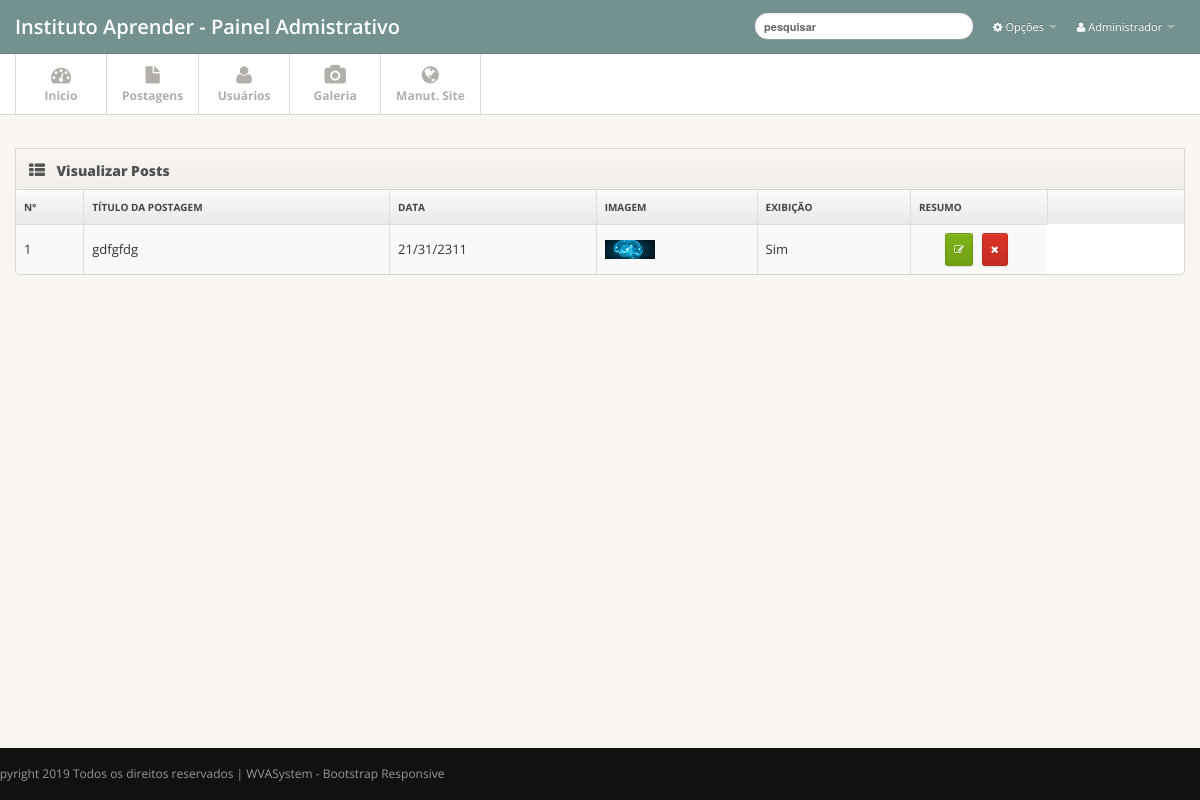
The app's page /admin/home.php?acao=ver-galeria (signed in) with its own data.
### tables this page shows
CREATE TABLE IF NOT EXISTS `tb_galeria` (
  `id` int(11) NOT NULL AUTO_INCREMENT,
  `titulo` varchar(255) NOT NULL,
  `data` varchar(12) NOT NULL,
  `imagem` varchar(255) NOT NULL,
  `exibir` varchar(5) NOT NULL,
  PRIMARY KEY (`id`)
);

### admin/pages/ver-galeria.php (the view, shortened to what this page needs)
<div class="main">
  <div class="main-inner">
    <div class="container">
     <div class="row">
            <div class="span12">
	      		<div class="widget widget-table action-table">
            <div class="widget-header"> <i class="icon-th-list"></i>
              <h3>Visualizar Posts</h3>
            </div>
            <div class="widget-content">
              <table class="table table-striped table-bordered">
                <thead>
                  <tr>
                    <th> Nº</th>
                    <th> Título da Postagem </th>
                    <th> Data</th>
                    <th> Imagem</th>
                    <th> Exibição</th>
                    <th> Resumo</th>
                    <th class="td-actions"> </th>
                  </tr>
                </thead>
                <tbody>
<?PHP
if(isset($pg)){ $pg = $_GET['pg'];}else{ $pg = 1;}
if(isset($_POST['palavra-busca'])){
	$quantidade = 10000;
}else{
	$quantidade = 10;
}
$inicio = ($pg*$quantidade) - $quantidade;
if(isset($_POST['palavra-busca'])){
	$busca = addslashes($_POST['palavra-busca']);
	$select = "SELECT * from tb_galeria WHERE titulo LIKE '%$busca%' ORDER BY id DESC LIMIT $inicio, $quantidade";
}else{
	$select = "SELECT * from tb_galeria ORDER BY id DESC LIMIT $inicio, $quantidade";
}
$contagem =$inicio + 1;
		try{
			$result = $conexao->prepare($select);
			$result->execute();
			$contar = $result->rowCount();
			if($contar>0){
				while($mostra = $result->FETCH(PDO::FETCH_OBJ)){
?>
                  <tr>
                  	<td><?php echo $contagem++;?></td>
                    <td> <?php echo $mostra->titulo;?> </td>
                    <td> <?php echo $mostra->data;?> </td>
                    <td><img src="../upload/galeria/<?php echo $mostra->imagem;?>" width="50"/></td>
                    <td><?php echo $mostra->exibir;?></td>
                    <td class="td-actions"><a href="home.php?acao=editar-postagem&id=<?php echo $mostra->id;?>" class="btn btn-small btn-success"><i class="btn-icon-only icon-edit"> </i></a>
                    <a href="home.php?acao=ver-galeria&pg=<?php echo $pg;?>&delete=<?php echo $mostra->id;?>" class="btn btn-danger btn-small"  onClick="return confirm('Deseja realmente exluir a imagem?')"><i class="btn-icon-only icon-remove"> </i></a></td>
                  </tr>
<?php
}
			}else{
				echo '<div class="alert alert-danger">
                      <button type="button" class="close" data-dismiss="alert">×</button>
                      <strong>Aviso!</strong> Não há fotos cadastradas em nosso banco de dados ou a página não existe.
                </div>';
			}
		}catch(PDOException $e){
			echo $e;
		}
?>
                </tbody>
              </table>
            </div>
          </div>
      		</div>
    </div>
        </div>
      </div>
    </div>

### admin/includes/topo.php (shortened to what this page needs)
<div class="navbar navbar-fixed-top">
  <div class="navbar-inner">
    <div class="container"> <a class="brand" href="home.php">Instituto Aprender - Painel <?php if($nivelLogado == 0){echo "do Usuario";}else if($nivelLogado == 1){echo "Admistrativo";}?></a>
      <div class="nav-collapse">
        <ul class="nav pull-right">
          <li class="dropdown"><a href="#" class="dropdown-toggle" data-toggle="dropdown"><i
                            class="icon-cog"></i> Opções <b class="caret"></b></a>
          </li>
          <li class="dropdown"><a href="#" class="dropdown-toggle" data-toggle="dropdown"><i
                            class="icon-user"></i> <?php echo $nomeLogado;?> <b class="caret"></b></a>
          </li>
        </ul>
        <?php if($nivelLogado==1){?>
        <form action="home.php?acao=ver-postagens" method="post" enctype="multipart/form-data" class="navbar-search pull-right">
          <input type="text" class="search-query" name="palavra-busca" placeholder="pesquisar">
        </form>
        <?php }?>
      </div>
    </div>
  </div>
</div>
<div class="subnavbar">
  <div class="subnavbar-inner">
    <div class="container">
<?php if(isset($_GET['acao'])){	$acao = $_GET['acao'];}else{$acao ='home';}?>
      <ul class="mainnav">
      <li <?php if($acao =="welcome" || ($acao =="home")){echo 'class="active"';}?>><a href="home.php"><i class="icon-dashboard"></i><span>Inicio</span> </a> </li>
        <?php if($nivelLogado ==1){?>
        <li class="<?php if($acao =="ver-postagens" || ($acao =="cad-postagem")){echo "active";}?> dropdown"><a href="javascript:;" class="dropdown-toggle" data-toggle="dropdown"> <i class="icon-file"></i><span>Postagens</span> <b class="caret"></b></a>
        </li>
        <li class="dropdown"><a href="javascript:;" class="dropdown-toggle" data-toggle="dropdown"> <i class="icon-user"></i><span>Usuários</span> <b class="caret"></b></a>
        </li>
        <li class="dropdown"><a href="javascript:;" class="dropdown-toggle" data-toggle="dropdown"> <i class="icon-camera"></i><span>Galeria</span> <b class="caret"></b></a>
        </li>
        <li><a href="#"><i class="icon-globe"></i><span>Manut. Site</span> </a></li>
        <li></li>
      </ul>
      <?php }?>
    </div>
  </div>
</div>

### admin/css/style.css (style rules this page uses)
body { background: #f9f6f1; font: 13px/1.7em 'Open Sans'; }
input, button, select, textarea { font-family: 'Open Sans'; }
.btn-icon-only { padding-right: 3px; padding-left: 3px; }
.table td { vertical-align: middle; }
.table-bordered th { background: #E9E9E9; background:-moz-linear-gradient(top, #FAFAFA 0%, #E9E9E9 100%); background:-webkit-gradient(linear, left top, left bottom, color-stop(0%,#FAFAFA), color-stop(100%,#E9E9E9)); background:-webkit-linear-gradient(top, #FAFAFA 0%,#E9E9E9 100%); background:-o-linear-gradient(top, #FAFAFA 0%,#E9E9E9 100%); background:-ms-linear-gradient(top, #FAFAFA 0%,#E9E9E9 100%); background:linear-gradient(top, #FAFAFA 0%,#E9E9E9 100%); filter: progid:DXImageTransform.Microsoft.gradient(startColorstr='#FAFAFA', endColorstr='#E9E9E9'); -ms-filter: "progid:DXImageTransform.Microsoft.gradient(startColorstr='#FAFAFA', endColorstr='#E9E9E9')"; font-size: 10px; color: #444; text-transform: uppercase; }
.navbar .container { position: relative; }
.navbar-inner { padding: 7px 0; background: #73928f !important; -moz-border-radius: 0; -webkit-border-radius: 0; border-radius: 0; }
.navbar-fixed-top { position: static; }
.navbar .nav a { font-size: 11px; }
.navbar .nav>li>a { color:#fff !important; }
.navbar .brand { font-weight: 600; position: relative; top: 2px; }
.navbar .search-query { background-color: #444; width: 150px; font-size: 11px; font-weight: bold; }
.navbar-search .search-query { background:#fff; border:0; color:#fff; line-height:normal; }
.subnavbar { margin-bottom: 2.5em; }
.subnavbar-inner { height: 60px; background: #fff; border-bottom: 1px solid #d6d6d6; }
.subnavbar .container > ul { display: inline-block; height: 80px; padding: 0; margin: 0; }
.subnavbar .container > ul > li { float: left; min-width: 90px; height: 60px; padding: 0; margin: 0; text-align: center; list-style: none; border-left: 1px solid #d9d9d9; }
.subnavbar .container > ul > li > a { display: block; height: 100%; padding: 0 15px; font-size: 12px; font-weight: bold; color: #b2afaa; }
.subnavbar .container > ul > li > a > i { display: inline-block; width: 24px; height: 24px; margin-top: 11px; margin-bottom: -3px; font-size: 20px; }
.subnavbar .container > ul > li > a > span { display: block; }
.subnavbar .caret { margin-top: 4px; border-top-color: white; border-bottom-color: white; }
.main { padding-bottom: 2em; }
.widget { position: relative; clear: both; width: auto; margin-bottom: 2em; overflow: hidden; }
.widget-header { position: relative; height: 40px; line-height: 40px; background: #f9f6f1; background:-moz-linear-gradient(top, #f9f6f1 0%, #f2efea 100%); background:-webkit-gradient(linear, left top, left bottom, color-stop(0%,#f9f6f1), color-stop(100%,#f2efea)); background:-webkit-linear-gradient(top, #f9f6f1 0%,#f2efea 100%); background:-o-linear-gradient(top, #f9f6f1 0%,#f2efea 100%); background:-ms-linear-gradient(top, #f9f6f1 0%,#f2efea 100%); background:linear-gradient(top, #f9f6f1 0%,#f2efea 100%); filter: progid:DXImageTransform.Microsoft.gradient(startColorstr='#f9f6f1', endColorstr='#f2efea'); -ms-filter: "progid:DXImageTransform.Microsoft.gradient(startColorstr='#f9f6f1', endColorstr='#f2efea')"; border: 1px solid #d6d6d6; -webkit-background-clip: padding-box; }
.widget-header h3 { position: relative; top: 2px; left: 10px; display: inline-block; margin-right: 3em; font-size: 14px; font-weight: 800; color: #525252; line-height: 18px; text-shadow: 1px 1px 2px rgba(255,255,255,.5); }
.widget-header [class^="icon-"], .widget-header [class*=" icon-"] { display: inline-block; margin-left: 13px; margin-right: -2px; font-size: 16px; color: #555; vertical-align: middle; }
.widget-content { padding: 20px 15px 15px; background: #FFF; border: 1px solid #D5D5D5; -moz-border-radius: 5px; -webkit-border-radius: 5px; border-radius: 5px; }
.widget-header+.widget-content { border-top: none; -webkit-border-top-left-radius: 0; -webkit-border-top-right-radius: 0; -moz-border-radius-topleft: 0; -moz-border-radius-topright: 0; border-top-left-radius: 0; border-top-right-radius: 0; }
.widget-content:before, .widget-content:after { content:""; display:table; }
.widget-content:after { clear:both; }
.widget-content { zoom:1; }
.widget-table .widget-content { padding: 0; }
.widget-table .table { margin-bottom: 0; border: none; }
.widget-table .table tr td:first-child { border-left: none; }
.widget-table .table tr th:first-child { border-left: none; }
@media (min-width: 1200px) { .navbar .search-query { width: 200px; } }

### records on screen
tb_galeria: titulo "gdfgfdg", data "21/31/2311", imagem (picture), exibir "Sim"

### other values on screen
$nomeLogado "Administrador"
